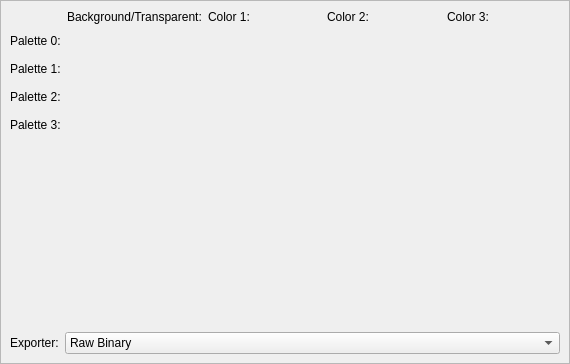
<?xml version="1.0" encoding="UTF-8"?>
<ui version="4.0">
 <class>AttributeTableEditorForm</class>
 <widget class="QWidget" name="AttributeTableEditorForm">
  <property name="geometry">
   <rect>
    <x>0</x>
    <y>0</y>
    <width>570</width>
    <height>364</height>
   </rect>
  </property>
  <property name="windowTitle">
   <string>Dialog</string>
  </property>
  <layout class="QGridLayout" name="gridLayout_4">
   <property name="leftMargin">
    <number>0</number>
   </property>
   <property name="topMargin">
    <number>0</number>
   </property>
   <property name="rightMargin">
    <number>0</number>
   </property>
   <property name="bottomMargin">
    <number>0</number>
   </property>
   <item row="0" column="0">
    <widget class="QFrame" name="window">
     <property name="frameShape">
      <enum>QFrame::StyledPanel</enum>
     </property>
     <property name="frameShadow">
      <enum>QFrame::Raised</enum>
     </property>
     <layout class="QGridLayout" name="gridLayout" rowstretch="0,1,0">
      <item row="2" column="0">
       <layout class="QFormLayout" name="formLayout">
        <property name="horizontalSpacing">
         <number>6</number>
        </property>
        <property name="verticalSpacing">
         <number>0</number>
        </property>
        <item row="0" column="0">
         <widget class="QLabel" name="label_9">
          <property name="text">
           <string>Exporter:</string>
          </property>
         </widget>
        </item>
        <item row="0" column="1">
         <widget class="QComboBox" name="comboBox">
          <item>
           <property name="text">
            <string>Raw Binary</string>
           </property>
          </item>
          <item>
           <property name="text">
            <string>Source Code</string>
           </property>
          </item>
          <item>
           <property name="text">
            <string>Via Lua Script</string>
           </property>
          </item>
         </widget>
        </item>
       </layout>
      </item>
      <item row="0" column="0">
       <layout class="QGridLayout" name="gridLayout_2" rowstretch="0,1,1,1,1" columnstretch="0,1,1,1,1">
        <item row="3" column="0">
         <widget class="QLabel" name="label_2">
          <property name="sizePolicy">
           <sizepolicy hsizetype="Fixed" vsizetype="Fixed">
            <horstretch>0</horstretch>
            <verstretch>0</verstretch>
           </sizepolicy>
          </property>
          <property name="text">
           <string>Palette 2:</string>
          </property>
         </widget>
        </item>
        <item row="1" column="1" rowspan="4">
         <widget class="QtColorPicker" name="bkgndcol">
          <property name="sizePolicy">
           <sizepolicy hsizetype="Preferred" vsizetype="Preferred">
            <horstretch>0</horstretch>
            <verstretch>0</verstretch>
           </sizepolicy>
          </property>
          <property name="text">
           <string/>
          </property>
          <property name="flat">
           <bool>true</bool>
          </property>
         </widget>
        </item>
        <item row="4" column="0">
         <widget class="QLabel" name="label_3">
          <property name="sizePolicy">
           <sizepolicy hsizetype="Fixed" vsizetype="Fixed">
            <horstretch>0</horstretch>
            <verstretch>0</verstretch>
           </sizepolicy>
          </property>
          <property name="text">
           <string>Palette 3:</string>
          </property>
         </widget>
        </item>
        <item row="0" column="3">
         <widget class="QLabel" name="label_7">
          <property name="text">
           <string>Color 2:</string>
          </property>
         </widget>
        </item>
        <item row="1" column="0">
         <widget class="QLabel" name="label">
          <property name="sizePolicy">
           <sizepolicy hsizetype="Fixed" vsizetype="Fixed">
            <horstretch>0</horstretch>
            <verstretch>0</verstretch>
           </sizepolicy>
          </property>
          <property name="text">
           <string>Palette 0:</string>
          </property>
         </widget>
        </item>
        <item row="0" column="1">
         <widget class="QLabel" name="label_5">
          <property name="text">
           <string>Background/Transparent:</string>
          </property>
         </widget>
        </item>
        <item row="0" column="2">
         <widget class="QLabel" name="label_6">
          <property name="text">
           <string>Color 1:</string>
          </property>
         </widget>
        </item>
        <item row="2" column="0">
         <widget class="QLabel" name="label_4">
          <property name="sizePolicy">
           <sizepolicy hsizetype="Fixed" vsizetype="Fixed">
            <horstretch>0</horstretch>
            <verstretch>0</verstretch>
           </sizepolicy>
          </property>
          <property name="text">
           <string>Palette 1:</string>
          </property>
         </widget>
        </item>
        <item row="0" column="4">
         <widget class="QLabel" name="label_8">
          <property name="text">
           <string>Color 3:</string>
          </property>
         </widget>
        </item>
        <item row="1" column="2">
         <widget class="QtColorPicker" name="pal0col1">
          <property name="text">
           <string/>
          </property>
          <property name="flat">
           <bool>true</bool>
          </property>
         </widget>
        </item>
        <item row="2" column="2">
         <widget class="QtColorPicker" name="pal1col1">
          <property name="text">
           <string/>
          </property>
          <property name="flat">
           <bool>true</bool>
          </property>
         </widget>
        </item>
        <item row="3" column="2">
         <widget class="QtColorPicker" name="pal2col1">
          <property name="text">
           <string/>
          </property>
          <property name="flat">
           <bool>true</bool>
          </property>
         </widget>
        </item>
        <item row="4" column="2">
         <widget class="QtColorPicker" name="pal3col1">
          <property name="text">
           <string/>
          </property>
          <property name="flat">
           <bool>true</bool>
          </property>
         </widget>
        </item>
        <item row="1" column="3">
         <widget class="QtColorPicker" name="pal0col2">
          <property name="text">
           <string/>
          </property>
          <property name="flat">
           <bool>true</bool>
          </property>
         </widget>
        </item>
        <item row="2" column="3">
         <widget class="QtColorPicker" name="pal1col2">
          <property name="text">
           <string/>
          </property>
          <property name="flat">
           <bool>true</bool>
          </property>
         </widget>
        </item>
        <item row="3" column="3">
         <widget class="QtColorPicker" name="pal2col2">
          <property name="text">
           <string/>
          </property>
          <property name="flat">
           <bool>true</bool>
          </property>
         </widget>
        </item>
        <item row="4" column="3">
         <widget class="QtColorPicker" name="pal3col2">
          <property name="text">
           <string/>
          </property>
          <property name="flat">
           <bool>true</bool>
          </property>
         </widget>
        </item>
        <item row="1" column="4">
         <widget class="QtColorPicker" name="pal0col3">
          <property name="text">
           <string/>
          </property>
          <property name="flat">
           <bool>true</bool>
          </property>
         </widget>
        </item>
        <item row="2" column="4">
         <widget class="QtColorPicker" name="pal1col3">
          <property name="text">
           <string/>
          </property>
          <property name="flat">
           <bool>true</bool>
          </property>
         </widget>
        </item>
        <item row="3" column="4">
         <widget class="QtColorPicker" name="pal2col3">
          <property name="text">
           <string/>
          </property>
          <property name="flat">
           <bool>true</bool>
          </property>
         </widget>
        </item>
        <item row="4" column="4">
         <widget class="QtColorPicker" name="pal3col3">
          <property name="text">
           <string/>
          </property>
          <property name="flat">
           <bool>true</bool>
          </property>
         </widget>
        </item>
       </layout>
      </item>
      <item row="1" column="0">
       <spacer name="verticalSpacer">
        <property name="orientation">
         <enum>Qt::Vertical</enum>
        </property>
        <property name="sizeHint" stdset="0">
         <size>
          <width>20</width>
          <height>40</height>
         </size>
        </property>
       </spacer>
      </item>
     </layout>
    </widget>
   </item>
  </layout>
 </widget>
 <customwidgets>
  <customwidget>
   <class>QtColorPicker</class>
   <extends>QPushButton</extends>
   <header location="global">qtcolorpicker.h</header>
  </customwidget>
 </customwidgets>
 <resources/>
 <connections/>
</ui>
